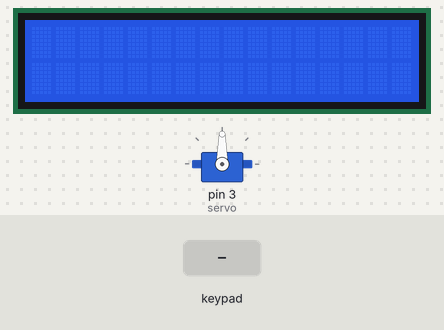
This sketch was run on a simulated Arduino Uno, built with avr-gcc and run on an emulated ATmega328P. Shown: 16×2 character LCD, servo. The inputs (shaded band) are chosen by the test bench.

Above: at 1.2 s.
1.3 s: keypad keys 7 + 5 = pressed 0.4 s apart
At 1.7 s:
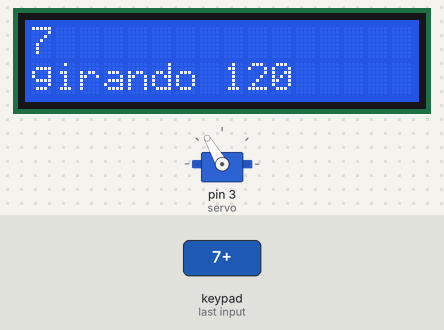
4.4 s: key '%' pressed
At 4.8 s:
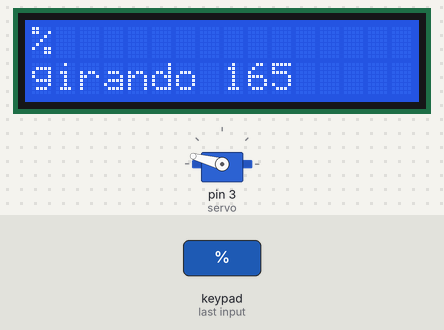
6.4 s: key 'X' pressed
At 6.8 s:
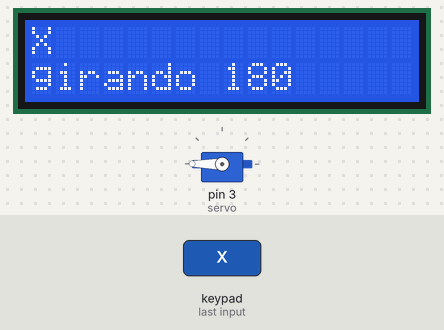
8.4 s: keypad keys 1 1 1 0 9 8 # pressed 0.4 s apart
At 12.4 s:
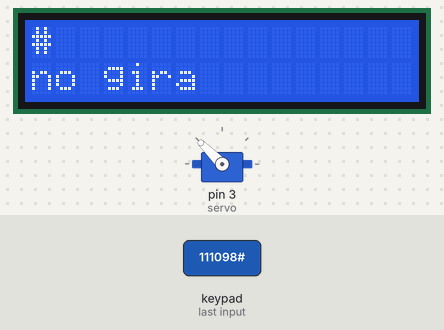
12.7 s: keypad keys 9 - 4 = pressed 0.4 s apart
At 13.6 s:
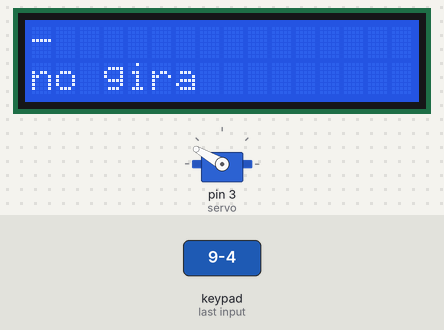
16.2 s: key '6' pressed
At 17.5 s:
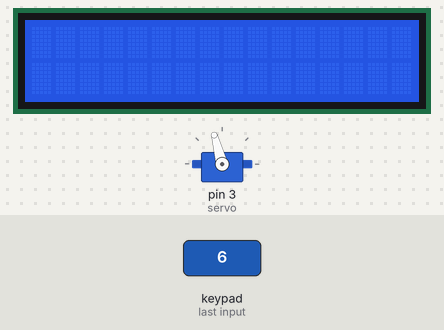
Timing chart, 0 to 19.2 s (numbered marks = the images above; inputs shaded):
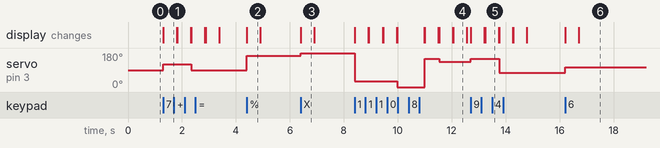

Measured:
- after the input at 1.3 s, servo on pin 3 (servo): 90° → 120° at once, → 90° 1.0 s later; the display: changes at once (image 1)
- after the input at 4.4 s, servo on pin 3 (servo): 90° → 165° at once; the display: changes at once (image 2)
- after the input at 6.4 s, servo on pin 3 (servo): 165° → 180° at once; the display: changes at once (image 3)
- after the input at 8.4 s, servo on pin 3 (servo): 180° → 30° at once, → 0° 1.6 s later, → 150° 1.0 s later, → 135° 0.52 s later; the display: first changes at once (image 4 shows a later state)
- after the input at 12.7 s, servo on pin 3 (servo): 135° → 150° at once, → 75° 1.0 s later; the display: first changes at once (image 5 shows a later state)
- after the input at 16.2 s, servo on pin 3 (servo): 75° → 105° at once; the display: first changes at once (image 6 shows a later state)
- what the display in image 2 shows lasts 0.5 s, from 4.4 s to 4.9 s

The sketch:

Trabajo_Practico_N_7_ejercicio3.ino
```cpp
#include <Servo.h>
Servo servo;
#include <LiquidCrystal.h>
LiquidCrystal lcd(13, 12, 0, 1, 2, 3);
#include <Keypad.h>
const byte rowsCount = 4;
const byte columsCount = 4;
char keys[rowsCount][columsCount] =
{
  { '7','8','9', '%' },
  { '4','5','6', 'X' },
  { '1','2','3', '-' },
  { '#','0','=', '+' }
};
 const byte rowPins[rowsCount] = { 11, 10, 9, 8 };
 const byte columnPins[columsCount] = { 7, 6, 5, 4 };
 Keypad keypad = Keypad(makeKeymap(keys), rowPins, columnPins, rowsCount, columsCount);
void setup()
{
  lcd.begin(16,2);
  servo.attach(3);
}
void loop()
{
  char key = keypad.getKey();
    if (key =='0'){
      servo.write(0);
      lcd.setCursor(0,0);
      lcd.print(key);
      lcd.setCursor(0,1);
      lcd.print("girando 0");
      delay(1000);
      lcd.clear();
    }
    if (key =='1'){
      servo.write(30);
      lcd.setCursor(0,0);
      lcd.print(key);
      lcd.setCursor(0,1);
      lcd.print("girando 30");
      delay(500);
      lcd.clear();
    }
    if (key =='2'){
      servo.write(45);
      lcd.setCursor(0,0);
      lcd.print(key);
      lcd.setCursor(0,1);
      lcd.print("girando 45");
      delay(500);
      lcd.clear();
    }
    if (key =='3'){
      servo.write(60);
      lcd.setCursor(0,0);
      lcd.print(key);
      lcd.setCursor(0,1);
      lcd.print("girando 60");
      delay(500);
      lcd.clear();
    }
    if (key =='4'){
      servo.write(75);
      lcd.setCursor(0,0);
      lcd.print(key);
      lcd.setCursor(0,1);
      lcd.print("girando 75");
      delay(500);
      lcd.clear();
    }
    if (key =='5'){
      servo.write(90);
      lcd.setCursor(0,0);
      lcd.print(key);
      lcd.setCursor(0,1);
      lcd.print("girando 90");
      delay(500);
      lcd.clear();
    }
    if (key =='6'){
      servo.write(105);
      lcd.setCursor(0,0);
      lcd.print(key);
      lcd.setCursor(0,1);
      lcd.print("girando 105");
      delay(500);
      lcd.clear();
    }
    if (key =='7'){
      servo.write(120);
      lcd.setCursor(0,0);
      lcd.print(key);
      lcd.setCursor(0,1);
      lcd.print("girando 120");
      delay(500);
      lcd.clear();
    }
    if (key =='8'){
      servo.write(135);
      lcd.setCursor(0,0);
      lcd.print(key);
      lcd.setCursor(0,1);
      lcd.print("girando 135");
      delay(500);
      lcd.clear();
    }
    if (key =='9'){
      servo.write(150);
      lcd.setCursor(0,0);
      lcd.print(key);
      lcd.setCursor(0,1);
      lcd.print("girando 150");
      delay(500);
      lcd.clear();
    }
    if (key =='%'){  //A
      servo.write(165);
      lcd.setCursor(0,0);
      lcd.print(key);
      lcd.setCursor(0,1);
      lcd.print("girando 165");
      delay(500);
      lcd.clear();
    }
    if (key =='X'){ //B
      servo.write(180);
      lcd.setCursor(0,0);
      lcd.print(key);
      lcd.setCursor(0,1);
      lcd.print("girando 180");
      delay(500);
      lcd.clear();
    }
    if (key =='+'){  //D
      lcd.setCursor(0,0);
      lcd.print(key);
      lcd.setCursor(0,1);
      lcd.print("no gira");
      delay(500);
      lcd.clear();
    }
    if (key =='-'){  //C
      lcd.setCursor(0,0);
      lcd.print(key);
      lcd.setCursor(0,1);
      lcd.print("no gira");
      delay(500);
      lcd.clear();
    }
    if (key =='='){
      lcd.setCursor(0,0);
      lcd.print(key);
      lcd.setCursor(0,1);
      lcd.print("no gira");
      delay(500);
      lcd.clear();
    }
    if (key =='#'){
      lcd.setCursor(0,0);
      lcd.print(key);
      lcd.setCursor(0,1);
      lcd.print("no gira");
      delay(500);
      lcd.clear();
    }
}
```
